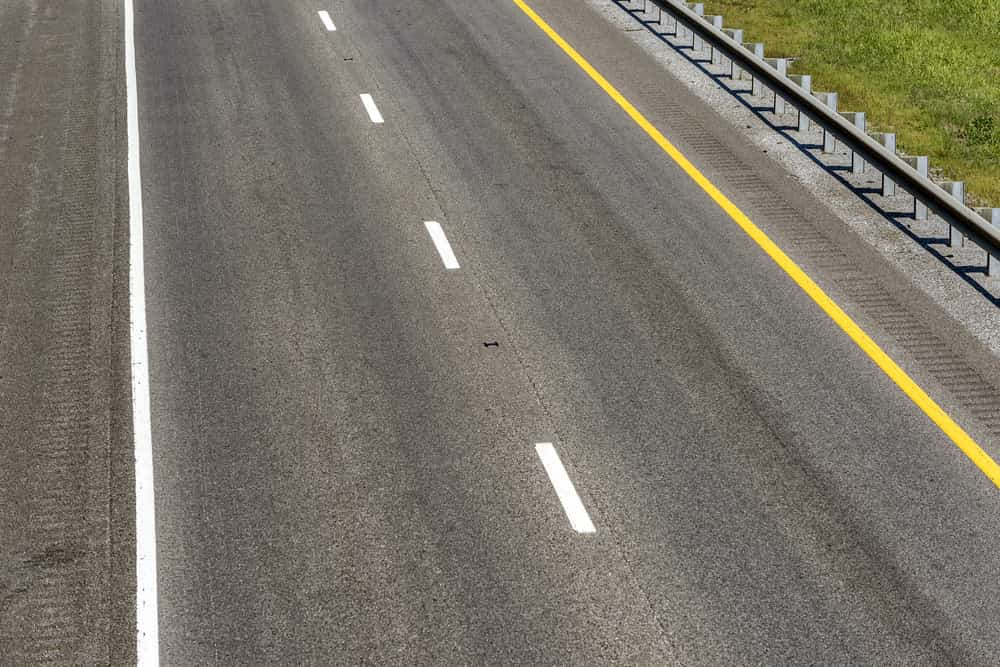
#> input picture Dataset/test1.jpg, 1000 x 667 px, found by its file name
$ jupyter execute MSCS20062_02.ipynb
#> lines starting #> are read from the running program, lines starting #| are printed output that depends on the picture; after the words box and inside, x2 and y2 are one past the last pixel; in counts of white or black regions, pixels touching at a corner belong together
[cell 1]
import numpy as np
import matplotlib.pyplot as plt
import scipy.ndimage
import scipy.signal
import math
import cv2
import matplotlib.pyplot as plt

[cell 2]
img = cv2.imread('./Dataset/test1.JPG')
#> img is the input picture: shape (667, 1000, 3); mean B, G, R 105.5, 116.7, 122.3
resize=cv2.resize(img,(150,150),2)
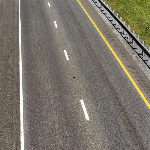
#> resize: shape (150, 150, 3); mean B, G, R 105.3, 116.5, 122.1
resize.shape
#> Out = (150, 150, 3)

[cell 3]
plt.title('Road')
plt.imshow(resize)

[cell 4]
HSV = cv2.cvtColor(resize, cv2.COLOR_BGR2HSV)
#> HSV: shape (150, 150, 3); mean H, S, V 19.7, 36.6, 122.6
plt.title('HSV')
plt.imshow(HSV)

[cell 5]
def GaussianBlur(img):
    GaussianBlur=cv2.GaussianBlur(img,(5,5),0)
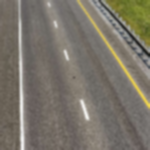
#> GaussianBlur: shape (150, 150, 3); mean B, G, R 105.2, 116.5, 122.1
    plt.imshow(GaussianBlur)
Gaussian=GaussianBlur(resize)

[cell 6]
def grey_scale(img):
    grey_img=cv2.cvtColor(img,cv2.COLOR_RGB2GRAY)
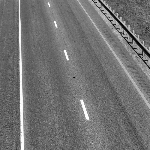
#> grey_img: shape (150, 150); min 1, max 255, mean 113.8
    plt.imshow(grey_img)
    return grey_img
grey_img=grey_scale(resize)

[cell 7]
def white_mask():
    lower_white =np.array([0,0,215])
    upper_white=np.array([255,40,255])
    # resize is filter
    wmask= cv2.inRange(HSV,lower_white,upper_white)
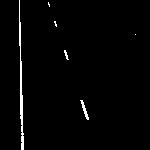
#> wmask: shape (150, 150); 1.8% white in thin lines or dots, all inside (x1, y1, x2, y2) = (19, 0, 136, 150)
    plt.imsave('./Results/test1_binaryMask_white.jpg'.format(0),wmask)
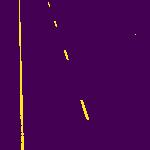
#> saved as test1_binaryMask_white.jpg: shape (150, 150, 3); mean R, G, B 71.2, 4.2, 82.3
    plt.imshow(wmask)
    return wmask
w_mask=white_mask()

[cell 8]
def Yellow_mask():
    lower_yellow =np.array([10,100,100])
    upper_yellow=np.array([30,255,255])
    # resize is filter
    ymask= cv2.inRange(HSV,lower_yellow,upper_yellow)
#> ymask: shape (150, 150); 2.7% white; 10 white regions (7 under 20 px), largest, box (x1, y1, x2, y2) and area: (77, 0, 150, 110) 287, (105, 0, 142, 35) 231, (139, 36, 150, 47) 61
    plt.imsave('./Results/test1_binaryMask_Yellow.jpg'.format(0),ymask)
    plt.imshow(ymask)
    return ymask
y_mask=Yellow_mask()

[cell 9]
def RoadLines_Yellow_White():
    filterimage=cv2.bitwise_or(w_mask,y_mask)
#> filterimage: shape (150, 150); 4.4% white in thin lines or dots, all inside (x1, y1, x2, y2) = (19, 0, 150, 150)
    plt.imshow(filterimage)
    #filterimage=ApplyGaussian(filterimage,gxy)
    plt.imsave('./Results/test1_filteredimage.jpg'.format(0),filterimage)
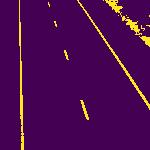
#> saved as test1_filteredimage.jpg: shape (150, 150, 3); mean R, G, B 76, 10.7, 81.2
    return filterimage
filterimage=RoadLines_Yellow_White()

[cell 10]
def canny_edge(img):
    plt.imsave('./Results/test1_filteredimage_gray.jpg'.format(0),grey_img)
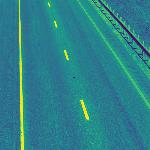
#> saved as test1_filteredimage_gray.jpg: shape (150, 150, 3); mean R, G, B 43.8, 129.2, 137.9
    canny_edge=cv2.Canny(grey_img,150,200)
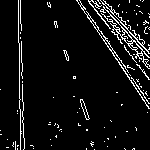
#> canny_edge: shape (150, 150); 6.6% white in thin lines or dots
    plt.imshow(canny_edge)
    return canny_edge
canny_edge=canny_edge(grey_img)

[cell 11]
def ROI(img):
    #ROI=img[10:100,10:100]
    #plt.imshow(ROI)
    h,w=img.shape
#> h = 150; w = 150
    tri_shape=np.array([[(-10,150),(65,50),(170,150)]])
    ROI=np.zeros_like(img)
    ROI=cv2.fillPoly(ROI,tri_shape,200)
    plt.imshow(ROI)
    #plt.imsave('./Results/test1_shape.jpg'.format(0),ROI)
    ROI=cv2.bitwise_and(img,ROI)
#> ROI: shape (150, 150); values 0 (black) and 200 (white), 1.2% white in thin lines or dots, all inside (x1, y1, x2, y2) = (6, 50, 137, 150)
    plt.imsave('./Results/test1_roi.jpg'.format(0),ROI)
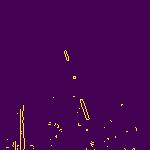
#> saved as test1_roi.jpg: shape (150, 150, 3); mean R, G, B 70.1, 3.2, 82.6

    plt.imshow(ROI)
    return ROI

region=ROI(canny_edge)
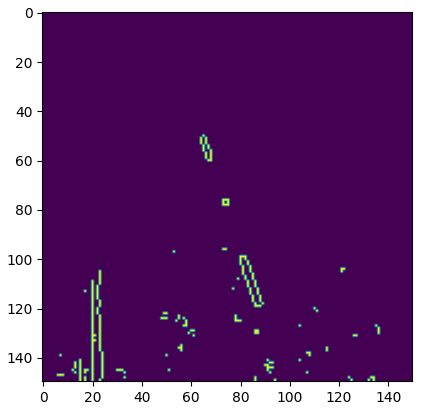
#> figure drawn by matplotlib, 1 panel

[cell 12]
def Hough_Transform_Line(image):
    width,height=image.shape
#> width = 150; height = 150
    max_dist=np.sqrt(width*width+height*height)
#> max_dist = 212.1
    theta=np.deg2rad(np.arange(-180,180))
    thetasize=len(theta)
    max_dist=int(np.round(max_dist))
#> max_dist = 212

    acc_arr=np.zeros((max_dist,thetasize))
    costheta=np.cos(theta)
    sintheta=np.sin(theta)

    for x in range(width):
        for y in range (height):
            for j in range(thetasize):
                rho=np.round((image[x][y]*costheta[j])+(image[x][y]*sintheta[j]))
                #acc_arr[rho][j] = acc_arr[rho][j] + 1

    Houghlines = cv2.HoughLinesP(canny_edge, 2, np.pi/180, 100)
    #print(Houghlines)
    return Houghlines


Houghlines=Hough_Transform_Line(canny_edge)
